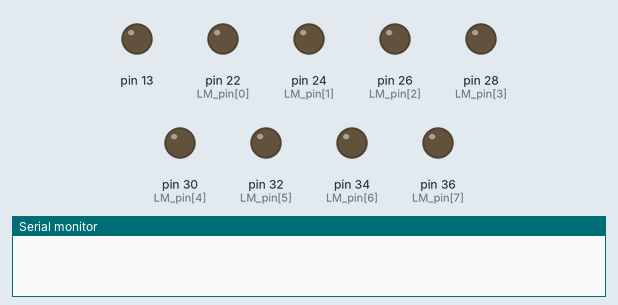
Simulated run of this sketch. Board: Arduino Mega 2560, built with avr-gcc and run on an emulated ATmega2560. On the bench: output pins drawn as LEDs (lit = HIGH), the last lines printed to the serial monitor. At 3.1 s the program stops and its outputs stay as they are.

Above: at 0.1 s.
At 1.55 s:
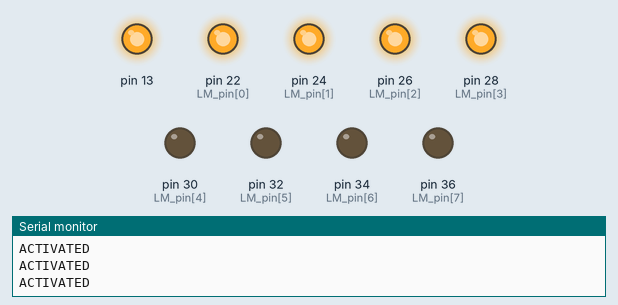
At 3.2 s:
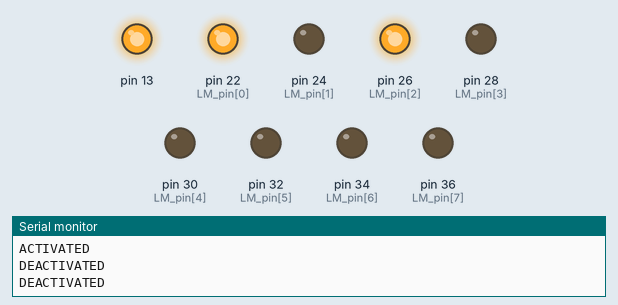
Timing chart, 0 to 4.6 s (numbered marks = the images above):
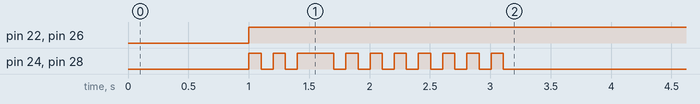

Measured:
- by itself, pin 22 (LM_pin[0]), pin 26 (LM_pin[2]): LOW → HIGH at 1.0 s
- by itself, pin 24 (LM_pin[1]): goes HIGH 0.10 s, LOW 0.10 s, HIGH 0.10 s, LOW 0.10 s, HIGH 0.30 s, 7 × (LOW 0.10 s, HIGH 0.10 s), then LOW
- by itself, pin 28 (LM_pin[3]): goes HIGH 0.11 s, LOW 0.10 s, HIGH 0.10 s, LOW 0.10 s, HIGH 0.30 s, 7 × (LOW 0.10 s, HIGH 0.10 s), then LOW

The sketch:

LensAndMirror_Test_AzimuthAndPitch.ino
```cpp
const int LM_pin[8] = {22,24,26,28,30,32,34,36};      // {Rstp1_dir,Rstp1_step,Pstp2_dir,Pstp2_step,PMstp3_1,PMstp3_2,PMstp3_3,PMspt3_4}

int LM_data[3] = {10,10,0};

/* Number of full steps per revolution: 200*/
unsigned long timer_prev1 = 0;
unsigned long timer1 = 0;
unsigned long timer_difference1 = 0;
boolean activated_flag1 = false;
int miliSeconds_stepper1 = 100;   // min 10, max 100
int counter_steps1 = 0;
float current_stepper_angle1 = 0;

/* Number of full steps per revolution: 200*/
unsigned long timer_prev2 = 0;
unsigned long timer2 = 0;
unsigned long timer_difference2 = 0;
boolean activated_flag2 = false;
int miliSeconds_stepper2 = 100;   // min 10, max 100
int counter_steps2 = 0;
float current_stepper_angle2 = 0;

void setup()
{
  Serial.begin(57600);
  for(int i = 0; i < 8; i++)
    pinMode(LM_pin[i], OUTPUT);
  pinMode(13,OUTPUT);

  delay(1000);
  digitalWrite(13,HIGH);
}

void loop()
{
    timer_prev1 = millis();
    timer_prev2 = millis();
    while(1)
    {
      if(counter_steps1 <= abs(LM_data[0]))
      {
        // Change in direction
        if(LM_data[0] > 0)
          digitalWrite(LM_pin[0],HIGH);
        else
          digitalWrite(LM_pin[0],LOW);

        timer1 = millis();
        timer_difference1 = timer1 - timer_prev1;

        // Writing the stepper power considering "delayMicroSeconds" with micros()
        if(activated_flag1 == false)
        {
          if(timer_difference1 < miliSeconds_stepper1)
          {
            Serial.println("ACTIVATED");
            digitalWrite(LM_pin[1],HIGH);
          }
          else
          {
            activated_flag1 = true;
            counter_steps1++;
            if(LM_data[0] > 0)
              current_stepper_angle1 += 1.8;
            else
              current_stepper_angle1 -= 1.8;
          }

        }
        if(activated_flag1 == true)
        {
          if(timer_difference1 > miliSeconds_stepper1 && timer_difference1 < miliSeconds_stepper1*2)
          {
            Serial.println("DEACTIVATED");
            digitalWrite(LM_pin[1],LOW);
          }
          else
          {
            activated_flag1 = false;
            break;
          }
        }
      }
      else
        digitalWrite(LM_pin[1],LOW);

      if(counter_steps2 <= abs(LM_data[1]))
      {
        // Change in direction
        if(LM_data[1] > 0)
          digitalWrite(LM_pin[2],HIGH);
        else
          digitalWrite(LM_pin[2],LOW);

        timer2 = millis();
        timer_difference2 = timer2 - timer_prev2;

        // Writing the stepper power considering "delayMicroSeconds" with micros()
        if(activated_flag2 == false)
        {
          if(timer_difference2 < miliSeconds_stepper2)
          {
            Serial.println("ACTIVATED");
            digitalWrite(LM_pin[3],HIGH);
          }
          else
          {
            activated_flag2 = true;
            counter_steps2++;
            if(LM_data[1] > 0)
              current_stepper_angle2 += 1.8;
            else
              current_stepper_angle2 -= 1.8;
          }

        }
        if(activated_flag2 == true)
        {
          if(timer_difference2 > miliSeconds_stepper2 && timer_difference2 < miliSeconds_stepper2*2)
          {
            Serial.println("DEACTIVATED");
            digitalWrite(LM_pin[3],LOW);
          }
          else
          {
            activated_flag2 = false;
            break;
          }
        }
      }
      else
        digitalWrite(LM_pin[3],LOW);
    }
}
```
